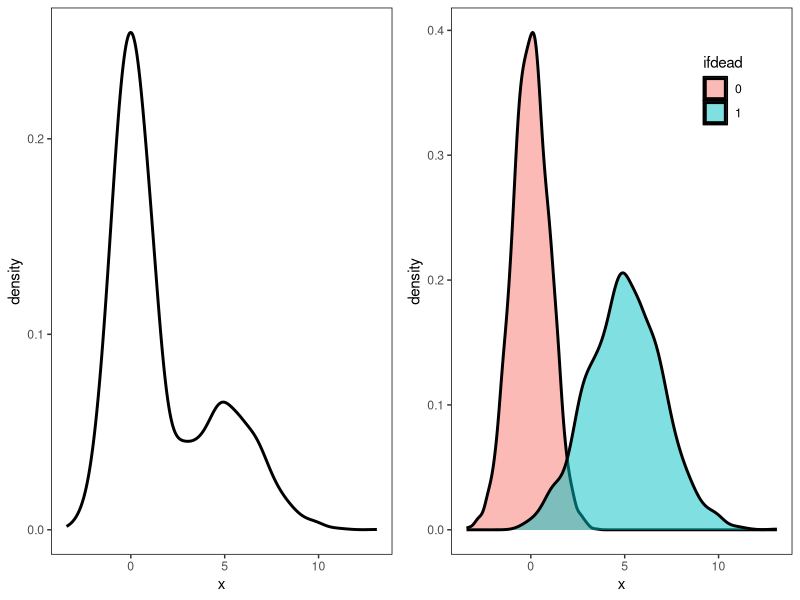
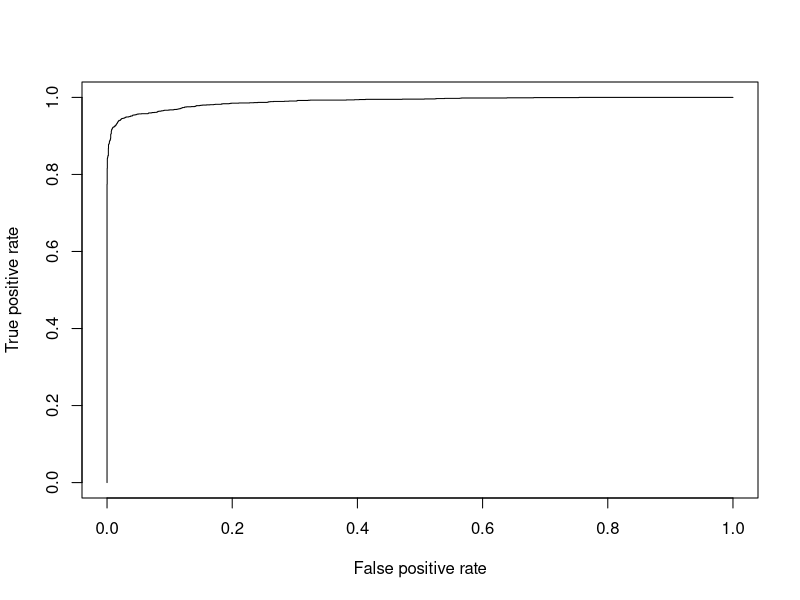
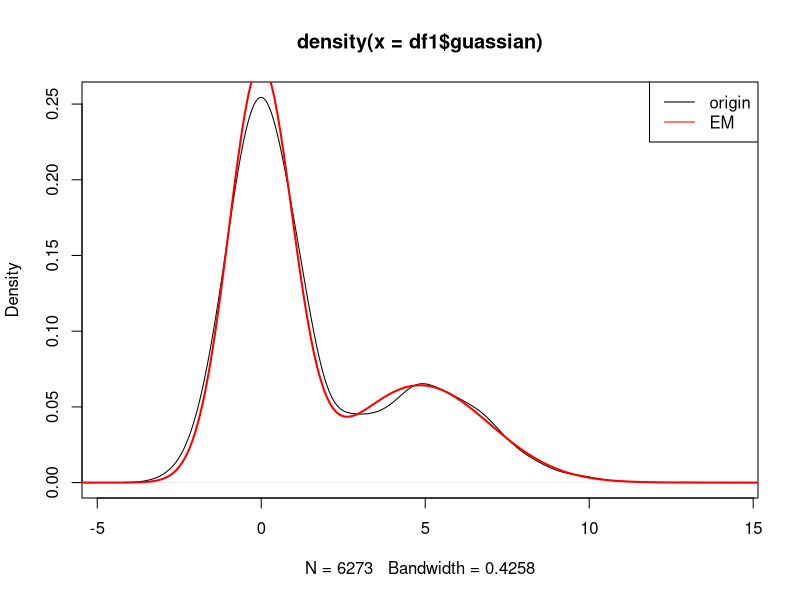
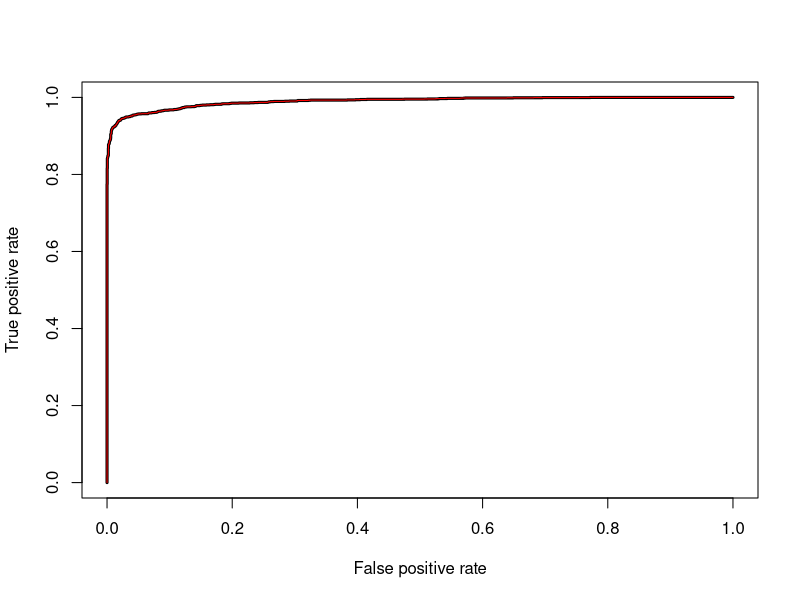

Recreate these plots in R, in order.
library(ggplot2)
library(ggpubr)
library(ROCR)

df <- read.csv('./mydata.csv')
death_list <- df$hospital_expire_flag
len <- length(death_list)
set.seed(13579) 

# Q4.1 --------------------------------------------------------------------


mu <- c(5,0)
sd <- c(2,1)

Gaussian_random <- vector()
norm1_list <- vector()
norm2_list <- vector()

for (i in c(1:len))
{
  if (death_list[i])
  {
    temp <- rnorm(n=1,mean=mu[1],sd=sd[1])
    Gaussian_random[i] <- temp
    norm1_list <- c(norm1_list,temp)
  }
  else
  {
    temp <- rnorm(n=1,mean=mu[2],sd=sd[2])
    Gaussian_random[i] <- temp
    norm2_list <- c(norm2_list,temp)
  }
}

df1 <- data.frame(guassian=Gaussian_random,ifdead=as.character(death_list))

pic1 <- ggplot(data = df1,mapping = aes(x = guassian))+
          geom_density(alpha=0.5,size=1)+labs(x="x")+
          theme(panel.grid=element_blank(), panel.background=element_rect(fill='transparent', color='black'),legend.position = c(0.15,0.85))

pic2 <- ggplot(data = df1,mapping = aes(x = guassian,fill = ifdead))+
          geom_density(alpha=0.5,size=1)+labs(x="x")+
          theme(panel.grid=element_blank(), panel.background=element_rect(fill='transparent', color='black'),legend.position = c(0.8,0.85))


ggarrange(pic1,pic2,ncol = 2)



# Q4.2 --------------------------------------------------------------------
f0 <- dnorm(Gaussian_random,mean=mu[2],sd=sd[2])
f1 <- dnorm(Gaussian_random,mean=mu[1],sd=sd[1])
f <- f1 / (f0 + f1)

# type1_error <- 0.05
# z_score <- qnorm((1 - type1_error / 2),mean=mu[2],sd=sd[2])
# quantile <- (z_score - ((mu[1] - mu[2]) * sqrt(len - sum(death_list)) / sd[2]))
# type2_error <- pnorm(quantile)

error_1 <- 0
error_2 <- 0
for (i in c(1:len))
{
  if (death_list[i])
  {
    if (f[i] < 0.5)
      error_1 <- error_1 + 1
  }
  else
  {
    if (f[i] >= 0.5)
      error_2 <- error_2 + 1
  }
}

# type1_error = 0.05572139
type1_error <- error_1 / sum(death_list)
# type2_error = 0.02275393
type2_error <- error_2 / (len - sum(death_list))

pred <- ifelse(f >= 0.5, "P", "N")
df2 <- data.frame(ifdead=death_list, pred=pred, f=f)

tab <- xtabs(~ifdead+pred,data = df2)

#       pred
# ifdead    N    P
#      0 4166   97
#      1  112 1898

TP <- tab[2,2]
FP <- tab[1,2]
TN <- tab[1,1]
FN <- tab[2,1]
precision <- TP / (TP + FP)
recall <- TP / (TP +FN)
# F1 = 0.9478152
F1 <- 2 * precision * recall / (precision + recall)


pred1 <- prediction(predictions = df2$f,labels = df2$ifdead,label.ordering = c(0,1))
# AUC = 0.9896805
auc <- performance(pred1, "auc")@y.values[[1]]
pref <-  performance(pred1,"tpr","fpr")
plot(pref)


# Q4.3 --------------------------------------------------------------------

mu_eva <- c(4, 3)
sd_eva <- c(2, 1)
lambda_eva <- 0.1
gamma1_eva <- vector()
gamma2_eva <- vector()
err <- 1000000

while(err > 0.05)
{
  # -------------- E step --------------
  for (i in c(1:len))
  {
    temp_1 <- lambda_eva * dnorm(Gaussian_random[i], mean=mu_eva[1], sd=sd_eva[1])
    temp_2 <- (1 - lambda_eva) * dnorm(Gaussian_random[i], mean=mu_eva[2], sd=sd_eva[2])
    # calculate the probability of each point belong to each Gaussian
    # sum to 1
    gamma1_eva[i] <- temp_1 / (temp_1 + temp_2)
    gamma2_eva[i] <- 1 - gamma1_eva[i]
  }
  # -------------- M step --------------
  # the number of points each Gaussian has
  n_1 <- sum(gamma1_eva) + 0.001
  n_2 <- sum(gamma2_eva) + 0.001
  
  # backup old value
  lambda_before <- lambda_eva
  mu_before <- mu_eva
  sd_before <- sd_eva
  
  # update the ratio of each Gaussian in completed data
  lambda_eva <- round((n_1 / len), 2)
  
  # update the mean of each Gaussian
  mu_eva[1] <- sum(gamma1_eva * Gaussian_random) / n_1
  mu_eva[2] <- sum(gamma2_eva * Gaussian_random) / n_2
  
  # update the std of each Gaussian
  sd_eva[1] <- sqrt(sum(gamma1_eva * (Gaussian_random - mu_eva[1]) ^ 2) / n_1)
  sd_eva[2] <- sqrt(sum(gamma2_eva * (Gaussian_random - mu_eva[2]) ^ 2) / n_2)
  
  # calculate the error
  err <- sum(abs(mu_eva - mu_before)) + sum(abs(sd_eva - sd_before))
}
mu_eva
sd_eva
lambda_eva

x <- seq(-20,20,0.1)
re <- lambda_eva*dnorm(x,mu_eva[1],sd_eva[1]) + (1-lambda_eva)*dnorm(x,mu_eva[2],sd_eva[2])
plot(density(df1$guassian))
lines(x,re,col="red",lwd=2)
legend("topright",legend = c("origin", "EM"), lwd=1, col = c("black", "red"))


# lambda = 0.32  lambda_eva = 0.34
# mu = c(5,0)    mu_eva = c(4.8399788 -0.0249322)
# sd = c(2,1)    sd_eva = c(2.1099803 0.9673895)
f0_ <- dnorm(Gaussian_random,mean=mu_eva[2],sd=sd_eva[2])
f1_ <- dnorm(Gaussian_random,mean=mu_eva[1],sd=sd_eva[1])
f_ <- f1_ / (f0_ + f1_)
pred_ <- ifelse(f_ >= 0.5, "P", "N")
df3 <- data.frame(ifdead=death_list, pred=pred_, f=f_)

tab_ <- xtabs(~ifdead+pred_,data = df3)
#       pred_
# ifdead    N    P
#      0 4128  135
#      1  102 1908
pred2 <- prediction(predictions = f_,labels = df3$ifdead,label.ordering = c(0,1))
auc_ <- performance(pred2, "auc")@y.values[[1]]
pref_ <-  performance(pred2,"tpr","fpr")
plot(pref_,lwd=3)
lines(pref@x.values[[1]],pref@y.values[[1]],col="red")
